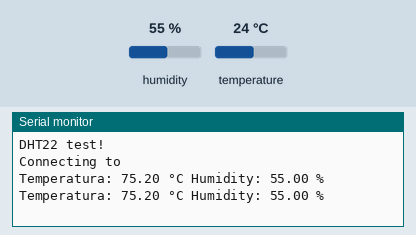
Simulated run of this sketch. Board: ESP8266 (NodeMCU). Parts: the last lines printed to the serial monitor. The test bench sets the inputs (shaded band); at power-on: humidity 55 %, temperature 24 °C.

Above: at 1.3 s.
1.4 s: humidity set to 22 %
At 3.9 s:
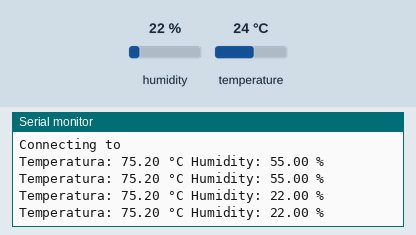
4.1 s: temperature set to 12 °C
At 5.0 s:
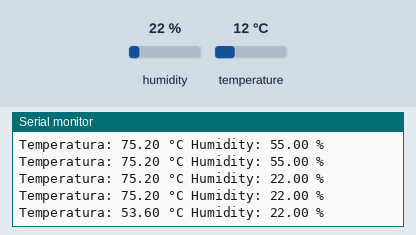
6.8 s: humidity set to 40 %
At 7.6 s:
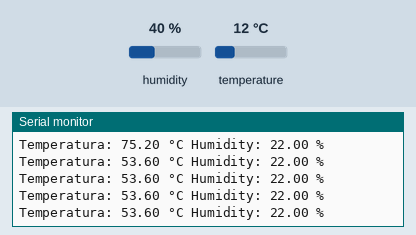
Timing chart, 0 to 9.8 s (numbered marks = the images above; inputs shaded):
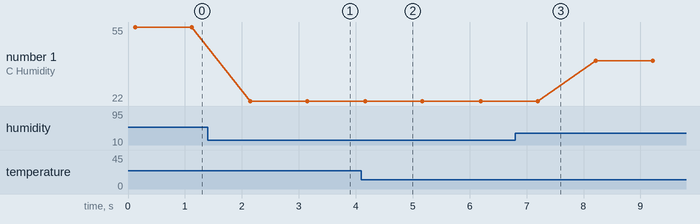

Measured:
- after the input at 1.4 s, the serial monitor: prints a new line after 0.75 s (image 1)
- after the input at 4.1 s, the serial monitor: prints a new line after 0.07 s (image 2)
- plotted number 1: 22 → 40 after the input at 6.8 s

The sketch:

con_sensor.ino
```cpp
#include "DHT.h"

// DHT Sensor
uint8_t DHTPin = D8;

#define DHTTYPE DHT11

// Initialize DHT sensor.
DHT dht(DHTPin, DHTTYPE);

float Temperature;
float Humidity;


void setup() {
  Serial.begin(115200);
  delay(100);
  pinMode(DHTPin, INPUT);
  Serial.println("DHT22 test!");

  dht.begin();
  Serial.println("Connecting to ");
}

void loop() {
  Temperature = dht.readTemperature(true); // Gets the values of the temperature
  Humidity = dht.readHumidity();

  Serial.print("Temperatura: ");
  Serial.print(Temperature);
  Serial.print(" °C ");
  Serial.print("Humidity: ");
  Serial.print(Humidity);
  Serial.println(" %");
  delay(1000);
}
```
